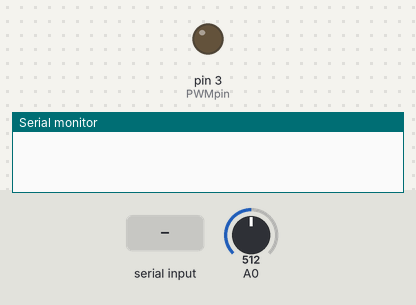
Bench run of a sketch on a simulated Arduino Uno, built with avr-gcc and run on an emulated ATmega328P. Shown: output pins drawn as LEDs (lit = HIGH), the last lines printed to the serial monitor. The inputs (shaded band) are chosen by the test bench; at power-on: A0 = 512.

Above: at 1.2 s.
1.3 s: "90,45\n" received over Serial
At 1.75 s:
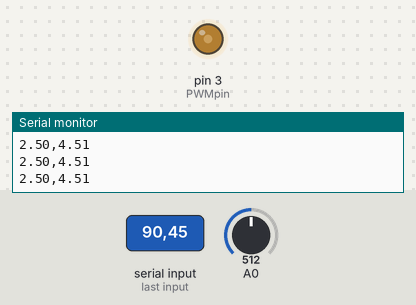
Timing chart, 0 to 4.3 s (numbered marks = the images above; inputs shaded):
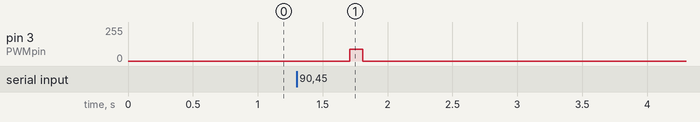

The sketch:

RC_kod.ino
```cpp
int PWMpin = 3;
char r;
float U, i,x,y;
float kp = 3.7;
float ki = 0.002;
float kd = 1;
unsigned long currentTime, previousTime;
double elapsedTime;
float error;
float s1, s2;
float lastError;
float out;
float cumError, rateError;
float computePID(float inp,float Setpoint);

void setup(){
  pinMode(PWMpin, OUTPUT);
  Serial.begin(9600);

  s2=1;

}

void loop()
{
r=Serial.read();
//r=r-48;
//Serial.print(float(r));
//r=4;
if ((float(r)!=57) && (float(r)>0)) {
s1=float(r);
s1=s1-48;
//Serial.print(s1);
}


    U=analogRead(A0);
    out = computePID(U*0.004882, s1);
    if (out>5){
     out=5;
    }
    if (out<0){
     out=0;
    }
    analogWrite(PWMpin,(out)*51);
//Serial.println(U*0.004882);

x=U*0.004882;
y=U*0.0088;
//Serial.print(x);
//Serial.println(float(r));
if ((float(r)>0)) {
    Serial.print(x);
	Serial.print(",");
	Serial.println(y);

}
    delay(100);


}

float computePID(float inp,float Setpoint){
        currentTime = millis();
        elapsedTime = (double)(currentTime - previousTime);

        error = Setpoint - inp;
        cumError += error * elapsedTime;
        rateError = (error - lastError)/elapsedTime;

        float out = kp*error + ki*cumError + kd*rateError;

        lastError = error;
        previousTime = currentTime;

        return out;
}
```

Measured:
- after the input at 1.3 s, pin 3 (PWMpin): 0/255 → 87/255 after 0.41 s, → 0/255 0.10 s later
